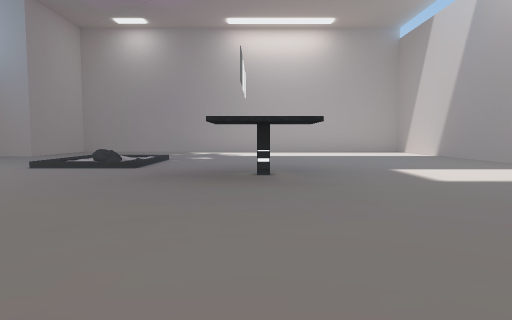
[1] (above)

13 first-person views from a walk through a 3-D level made in the Unity game engine. The camera is 0.42 m above the floor, tilts 4° down and sees 75° across. The floor is counted in squares, 0.5 m on a side. Each view is taken from the middle of a square. On the plan, view 1 faces up. The plan holds only what a view shows up to about 11 squares ahead; the rest is blank. The place goes on beyond the plan. Some animated figures are not drawn.

[2]
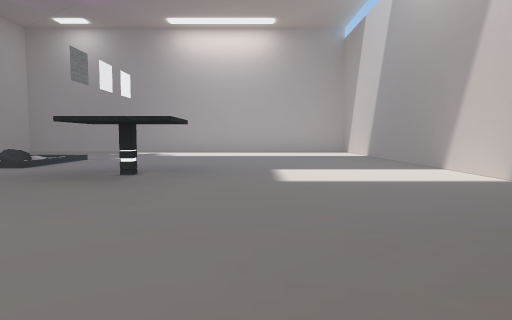

[3]
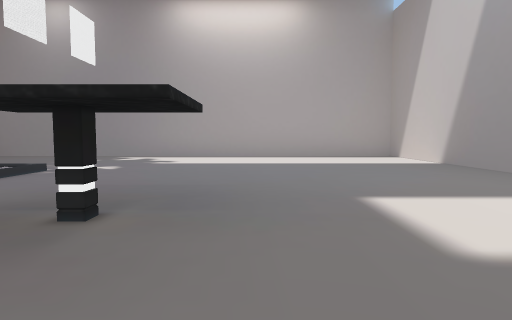

[4]
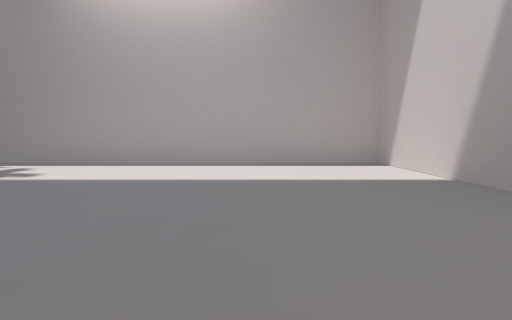

[5]
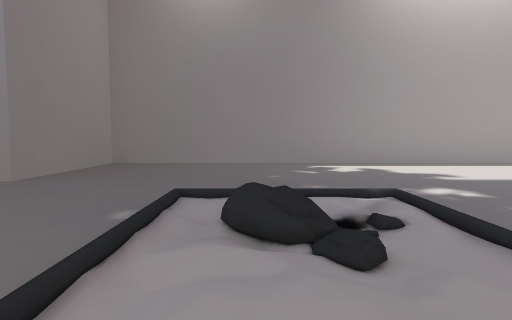

[6]
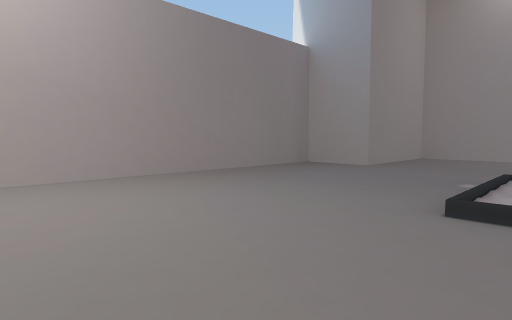

[7]
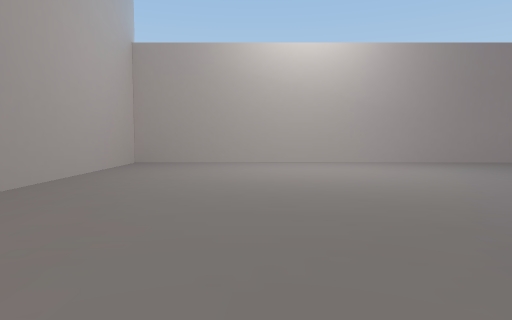

[8]
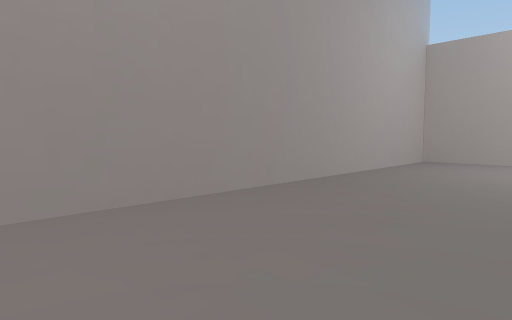

[9]
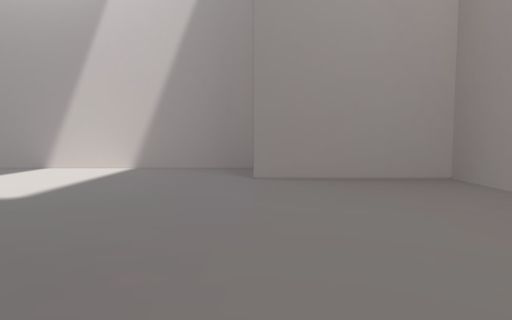

[10]
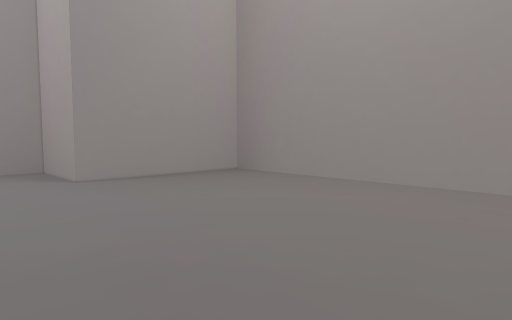

[11]
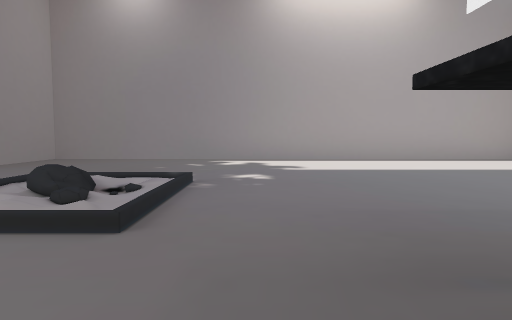

[12]
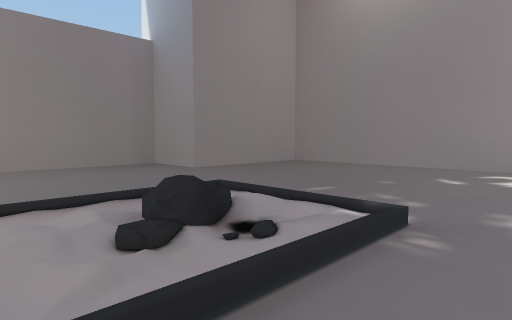

[13]
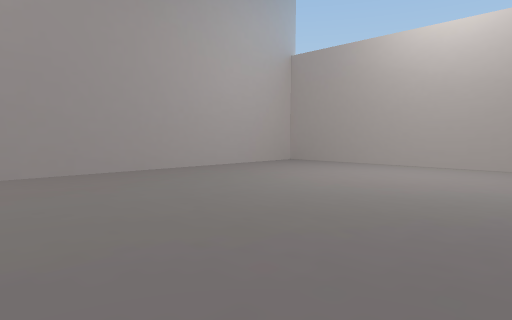

### Floor plan
Key: @ floor where view 1 was taken; # wall or solid block; . floor; / step, stairs or slope; = window, fence, low wall or low ledge; T thing the floor can be seen under or through.
Columns run from 12 left of view 1 to 8 right of it. Each row starts with its distance up from view 1.
 19   ###################
 18   #.................#
 17   #.................#
 16   #.................#
 15   #.................#
 14 ###.................#
 13 #...................#
 12 #.....////..........#
 11 #...../=//..........#
 10 #.....////..........#
  9 #.....////..........#
  8 #..........TTT......#
  7 #..........TTT......#
  6 #...................#
  5 #...................#
  4 #...................#
  3 #.................###
  2 #.................#
  1 #.................#
  0 #...........@.....#
 -1 ###################

Where each view was taken, in squares from view 1:
view 1: 0 up, 0 right, facing up
view 2: 0 up, 3 right, facing up
view 3: 4 up, 2 right, facing up
view 4: 8 up, 4 right, facing up
view 5: 8 up, 5 left, facing up
view 6: 5 up, 5 left, facing up-left
view 7: 3 up, 1 left, facing left
view 8: 3 up, 0 right, facing down-left
view 9: 3 up, 1 left, facing right
view 10: 5 up, 1 left, facing down-right
view 11: 6 up, 2 left, facing up
view 12: 9 up, 2 left, facing up-left
view 13: 7 up, 2 left, facing down-left
